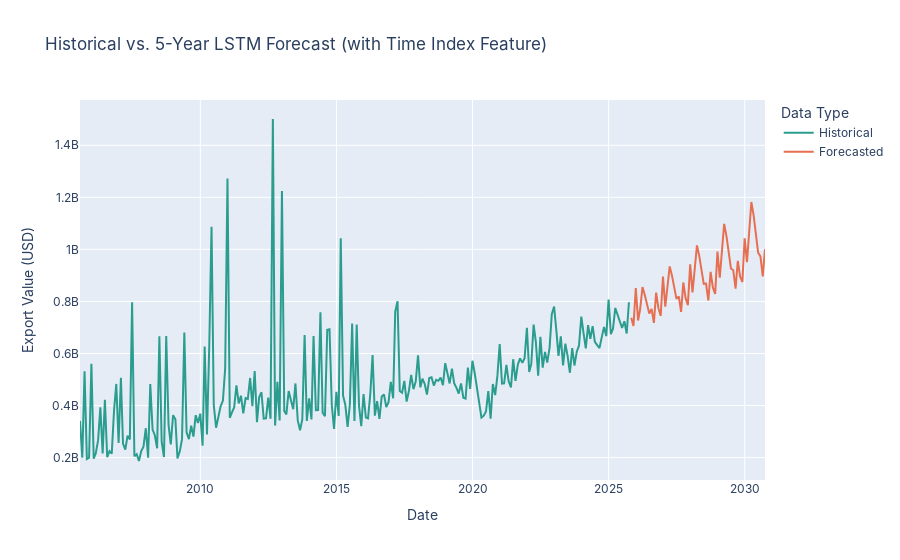

The notebook cell saved with this chart:
### Code cell
import pandas as pd
import numpy as np
from sklearn.preprocessing import MinMaxScaler
from tensorflow.keras.models import Sequential
from tensorflow.keras.layers import LSTM, Dense, Dropout
import plotly.express as px
import pickle
import os

# --- Configuration ---
FILE_NAME = '../datasets_cleaned/Economy/Services-Export.csv'
TIME_STEP = 12  # Lookback window: using the last 12 months to predict the next
EPOCHS = 100    # Increased epochs for more thorough training
FUTURE_YEARS = 5
FUTURE_STEPS = FUTURE_YEARS * 12 # 60 months
DROPOUT = 0.2   # Dropout rate for regularization
SEASONAL_PERIOD = 12 # 12 months for seasonality

def create_multi_feature_dataset(data, target_col_index, time_step=1):
    """
    Converts a multi-feature time series into a supervised learning format.
    'data' should be the scaled numpy array of features.
    'target_col_index' is the column index of the feature we want to predict.
    """
    X, Y = [], []
    for i in range(len(data) - time_step - 1):
        # 'a' is the window of features (e.g., [time_step, num_features])
        a = data[i:(i + time_step), :]
        X.append(a)
        # 'Y' is the target value (e.g., 'diff_value') at the *end* of the window
        Y.append(data[i + time_step, target_col_index])
    return np.array(X), np.array(Y)

# --- 1. Load Data and Preprocessing ---
print(f"Loading and processing data from {FILE_NAME}...")

try:
    df = pd.read_csv(FILE_NAME)
except FileNotFoundError:
    print(f"Error: The file '{FILE_NAME}' was not found. Please ensure it is in the same directory.")
    exit()

# 1. Drop redundant columns
df.drop(columns=['Series Name', 'Unit'], inplace=True)

# 2. Convert 'Date' to datetime
df['Date'] = pd.to_datetime(df['Date'])

# 3. Multiply 'Value' by 1 million
df['Value'] = df['Value'] * 1_000_000
print(f"Data conversion complete. Total records: {len(df)}")

# 4. Set the index to Date
df.set_index('Date', inplace=True)

# --- IMPROVEMENT: Feature Engineering (Add 'Month', 'Diff', and 'Time Index') ---
# Create 'month' feature
df['month'] = df.index.month

# Create 'time_idx' feature for the long-term trend
df['time_idx'] = np.arange(len(df))

# Create seasonally differenced value
df['diff_value'] = df['Value'].diff(SEASONAL_PERIOD)

# Drop NaNs created by differencing
df_processed = df.dropna()

# Define the features we will train on
features_to_scale = ['diff_value', 'month', 'time_idx']
target_col = 'diff_value'
target_col_index = features_to_scale.index(target_col)

print(f"Features for training: {features_to_scale}")

# Scale *all* features using one scaler
scaler = MinMaxScaler(feature_range=(0, 1))

# --- FIX: Fit on .values to avoid UserWarning ---
# This fits on the NumPy array, not the DataFrame with feature names
scaled_data = scaler.fit_transform(df_processed[features_to_scale].values)

# Prepare data for LSTM
X, y = create_multi_feature_dataset(scaled_data, target_col_index, TIME_STEP)
X_train = X # X is already in the shape (samples, time_step, num_features)

# Get the number of features
n_features = X_train.shape[2]
print(f"Data prepared for LSTM training. Training samples: {X_train.shape[0]}, Features: {n_features}")

# --- 5. Import and Train TensorFlow LSTM Model ---

# Build the LSTM model - update input_shape for multiple features
model = Sequential([
    LSTM(50, return_sequences=True, input_shape=(TIME_STEP, n_features)),
    Dropout(DROPOUT),
    LSTM(50, return_sequences=False),
    Dropout(DROPOUT),
    Dense(1) # Output is still a single value (the 'diff_value')
])

# Compile the model
model.compile(loss='mean_squared_error', optimizer='adam')

# Train the model
print(f"Training LSTM model for {EPOCHS} epochs...")
history = model.fit(X_train, y, epochs=EPOCHS, batch_size=64, verbose=0)
print("Training complete.")

# --- 6. Forecast Next 5 Years (60 Steps) ---

# Get the last window of features from the training data
last_window_features = scaled_data[-TIME_STEP:, :].reshape(1, TIME_STEP, n_features)
future_predictions_diff_scaled = []
last_date = df_processed.index[-1]
last_time_idx_unscaled = df_processed['time_idx'].iloc[-1]

print(f"Forecasting next {FUTURE_STEPS} months (multi-feature)...")

for i in range(FUTURE_STEPS):
    # Predict the *next* scaled diff value
    next_pred_diff_scaled = model.predict(last_window_features, verbose=0)[0, 0]
    future_predictions_diff_scaled.append(next_pred_diff_scaled)

    # --- Construct the *next* feature vector for the *next* prediction ---

    # 1. Get the next month (unscaled)
    last_date = last_date + pd.DateOffset(months=1)
    next_month_unscaled = last_date.month

    # 2. Get the next time index (unscaled)
    last_time_idx_unscaled += 1
    next_time_idx_unscaled = last_time_idx_unscaled

    # 3. We need to scale these new features *exactly* as they were scaled before
    # Create a "dummy" 3D array [placeholder_diff, month, time_idx]
    # We use '0' for the 'diff_value' as a placeholder
    dummy_vector = np.array([[0, next_month_unscaled, next_time_idx_unscaled]])

    # --- FIX: No more UserWarning, as scaler was fit on .values ---
    scaled_vector = scaler.transform(dummy_vector)

    scaled_next_month = scaled_vector[0, 1] # Get the scaled month value
    scaled_next_time_idx = scaled_vector[0, 2] # Get the scaled time_idx value

    # 4. Create the new feature vector [predicted_diff, known_future_month, known_future_time_idx]
    new_feature_vector = np.array([
        next_pred_diff_scaled,
        scaled_next_month,
        scaled_next_time_idx
    ]).reshape(1, 1, n_features)

    # 5. Append new vector, drop oldest, and update the window for the next loop
    last_window_features = np.append(last_window_features[:, 1:, :], new_feature_vector, axis=1)


# --- IMPROVEMENT: Invert the Multi-Feature Transformation ---

# 1. We have the *predicted* 'diff_value' (scaled).
future_predictions_diff_scaled = np.array(future_predictions_diff_scaled)

# 2. Get the *known* future months (unscaled)
forecast_dates_list = pd.date_range(start=df_processed.index[-1], periods=FUTURE_STEPS + 1, freq='ME')[1:]
forecast_months_unscaled = forecast_dates_list.month.values

# 3. Get the *known* future time indexes (unscaled)
last_time_idx = df_processed['time_idx'].iloc[-1]
forecast_time_idx_unscaled = np.arange(last_time_idx + 1, last_time_idx + 1 + FUTURE_STEPS)

# 4. Create the combined 3D array for inverse scaling
#    We stack our *predicted* diffs with our *known* future months and time_idx
#    We must scale the 'month' and 'time_idx' features first
dummy_diffs = np.zeros(FUTURE_STEPS) # placeholder for diff_value

# Create the dummy array [placeholder_diff, month, time_idx]
dummy_array_for_scaling = np.vstack((
    dummy_diffs,
    forecast_months_unscaled,
    forecast_time_idx_unscaled
)).T

# Scale the dummy array
scaled_dummy_array = scaler.transform(dummy_array_for_scaling)
scaled_forecast_months = scaled_dummy_array[:, 1]
scaled_forecast_time_idx = scaled_dummy_array[:, 2]

# Combine [predicted_diff, scaled_month, scaled_time_idx]
combined_forecast_scaled = np.vstack((
    future_predictions_diff_scaled,
    scaled_forecast_months,
    scaled_forecast_time_idx
)).T

# 5. Inverse transform the *entire* 3D array
full_forecast_unscaled = scaler.inverse_transform(combined_forecast_scaled)

# 6. The values we care about (the differenced values) are in the first column
forecast_values_diff = full_forecast_unscaled[:, 0]

# 7. "Un-difference" the predictions
last_12_months_original = df['Value'].values[-SEASONAL_PERIOD:]
forecast_values = []

for i in range(FUTURE_STEPS):
    if i < SEASONAL_PERIOD:
        history_val = last_12_months_original[i]
    else:
        history_val = forecast_values[i - SEASONAL_PERIOD]

    forecast_val = history_val + forecast_values_diff[i]
    forecast_values.append(forecast_val)

forecast_values = np.array(forecast_values)
print("Forecast complete and transformations inverted.")

# --- 7. Visualization using Plotly Express ---

df_forecast = pd.DataFrame({
    'Date': forecast_dates_list,
    'Value': forecast_values,
    'Type': 'Forecasted'
})
df_historical = df.copy().reset_index()
df_historical['Type'] = 'Historical'
df_plot = pd.concat([df_historical, df_forecast], ignore_index=True)

fig = px.line(df_plot, x='Date', y='Value', color='Type',
              title='Historical vs. 5-Year LSTM Forecast (with Time Index Feature)',
              labels={'Value': 'Export Value (USD)', 'Date': 'Date'},
              color_discrete_map={'Historical': '#2a9d8f', 'Forecasted': '#e76f51'})
fig.update_layout(xaxis_title="Date", yaxis_title="Export Value (USD)", legend_title="Data Type", font=dict(family="Inter", size=12))
fig.show()
fig.write_json("../saved_plots/service_exports_forecast_plot.json")

# # --- 8. Save the model and its info ---
# model_path = 'service-exports.h5'
# scaler_path = 'service-exports.pkl'
# model.save(model_path)
# print(f"\nModel saved successfully to: {model_path}")
# with open(scaler_path, 'wb') as f:
#     pickle.dump(scaler, f)
# print(f"Scaler saved successfully to: {scaler_path}")

print("\n--- Model Info (Multi-Feature + Trend) ---")
print(f"Preprocessing: {SEASONAL_PERIOD}-Month Differencing")
print(f"Features: ['diff_value', 'month', 'time_idx']")
print(f"Epochs Trained: {EPOCHS}")
print(f"Forecast period: {FUTURE_YEARS} years ({FUTURE_STEPS} months)")

### Figure 1 — Plotly figure (JSON) as saved in the notebook; plotly's stock layout.template omitted (floating-point values rounded to 4 significant figures; data arrays with more than 128 entries replaced by an {"elided": "..."} marker saying what was removed)
{"data": [{"hovertemplate": "Type=Historical<br>Date=%{x}<br>Export Value (USD)=%{y}<extra></extra>", "legendgroup": "Historical", "line": {"color": "#2a9d8f", "dash": "solid"}, "marker": {"symbol": "circle"}, "mode": "lines", "name": "Historical", "orientation": "v", "showlegend": true, "type": "scatter", "x": {"elided": "243 str values"}, "xaxis": "x", "y": {"elided": "243 float values"}, "yaxis": "y"}, {"hovertemplate": "Type=Forecasted<br>Date=%{x}<br>Export Value (USD)=%{y}<extra></extra>", "legendgroup": "Forecasted", "line": {"color": "#e76f51", "dash": "solid"}, "marker": {"symbol": "circle"}, "mode": "lines", "name": "Forecasted", "orientation": "v", "showlegend": true, "type": "scatter", "x": ["2025-10-31T00:00:00.000000000", "2025-11-30T00:00:00.000000000", "2025-12-31T00:00:00.000000000", "2026-01-31T00:00:00.000000000", "2026-02-28T00:00:00.000000000", "2026-03-31T00:00:00.000000000", "2026-04-30T00:00:00.000000000", "2026-05-31T00:00:00.000000000", "2026-06-30T00:00:00.000000000", "2026-07-31T00:00:00.000000000", "2026-08-31T00:00:00.000000000", "2026-09-30T00:00:00.000000000", "2026-10-31T00:00:00.000000000", "2026-11-30T00:00:00.000000000", "2026-12-31T00:00:00.000000000", "2027-01-31T00:00:00.000000000", "2027-02-28T00:00:00.000000000", "2027-03-31T00:00:00.000000000", "2027-04-30T00:00:00.000000000", "2027-05-31T00:00:00.000000000", "2027-06-30T00:00:00.000000000", "2027-07-31T00:00:00.000000000", "2027-08-31T00:00:00.000000000", "2027-09-30T00:00:00.000000000", "2027-10-31T00:00:00.000000000", "2027-11-30T00:00:00.000000000", "2027-12-31T00:00:00.000000000", "2028-01-31T00:00:00.000000000", "2028-02-29T00:00:00.000000000", "2028-03-31T00:00:00.000000000", "2028-04-30T00:00:00.000000000", "2028-05-31T00:00:00.000000000", "2028-06-30T00:00:00.000000000", "2028-07-31T00:00:00.000000000", "2028-08-31T00:00:00.000000000", "2028-09-30T00:00:00.000000000", "2028-10-31T00:00:00.000000000", "2028-11-30T00:00:00.000000000", "2028-12-31T00:00:00.000000000", "2029-01-31T00:00:00.000000000", "2029-02-28T00:00:00.000000000", "2029-03-31T00:00:00.000000000", "2029-04-30T00:00:00.000000000", "2029-05-31T00:00:00.000000000", "2029-06-30T00:00:00.000000000", "2029-07-31T00:00:00.000000000", "2029-08-31T00:00:00.000000000", "2029-09-30T00:00:00.000000000", "2029-10-31T00:00:00.000000000", "2029-11-30T00:00:00.000000000", "2029-12-31T00:00:00.000000000", "2030-01-31T00:00:00.000000000", "2030-02-28T00:00:00.000000000", "2030-03-31T00:00:00.000000000", "2030-04-30T00:00:00.000000000", "2030-05-31T00:00:00.000000000", "2030-06-30T00:00:00.000000000", "2030-07-31T00:00:00.000000000", "2030-08-31T00:00:00.000000000", "2030-09-30T00:00:00.000000000"], "xaxis": "x", "y": [737600000.0, 705800000.0, 851600000.0, 726900000.0, 770800000.0, 855200000.0, 825900000.0, 789800000.0, 754000000.0, 771300000.0, 717900000.0, 834200000.0, 774200000.0, 744800000.0, 896000000.0, 779600000.0, 846000000.0, 934600000.0, 900200000.0, 855300000.0, 810100000.0, 819300000.0, 759900000.0, 872900000.0, 812600000.0, 785800000.0, 942500000.0, 834400000.0, 922800000.0, 1015000000.0, 975900000.0, 922100000.0, 867700000.0, 868800000.0, 803500000.0, 913500000.0, 853000000.0, 829000000.0, 991400000.0, 891600000.0, 1002000000.0, 1098000000.0, 1053000000.0, 990500000.0, 926800000.0, 920000000.0, 849100000.0, 956100000.0, 895600000.0, 874500000.0, 1043000000.0, 951200000.0, 1082000000.0, 1182000000.0, 1132000000.0, 1060000000.0, 987500000.0, 972900000.0, 896500000.0, 1001000000.0], "yaxis": "y"}], "layout": {"font": {"family": "Inter", "size": 12}, "legend": {"title": {"text": "Data Type"}, "tracegroupgap": 0}, "title": {"text": "Historical vs. 5-Year LSTM Forecast (with Time Index Feature)"}, "xaxis": {"anchor": "y", "domain": [0, 1], "title": {"text": "Date"}}, "yaxis": {"anchor": "x", "domain": [0, 1], "title": {"text": "Export Value (USD)"}}}}
